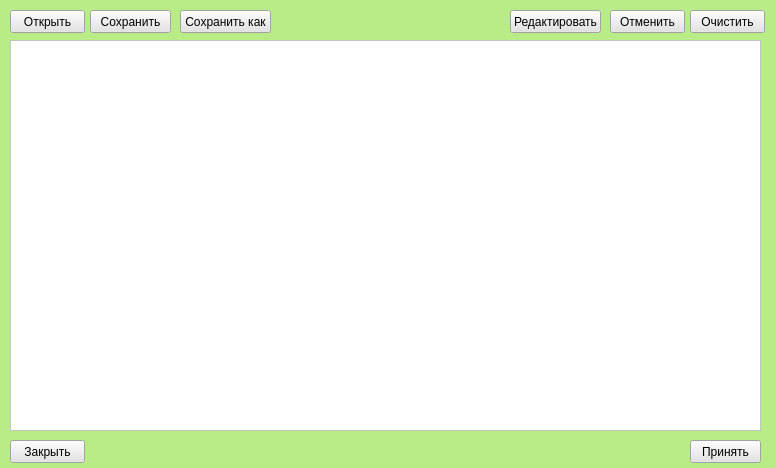
<?xml version="1.0" encoding="UTF-8"?>
<ui version="4.0">
 <class>Form</class>
 <widget class="QWidget" name="Form">
  <property name="geometry">
   <rect>
    <x>0</x>
    <y>0</y>
    <width>776</width>
    <height>468</height>
   </rect>
  </property>
  <property name="windowTitle">
   <string>Form</string>
  </property>
  <property name="styleSheet">
   <string notr="true">background-color: #B9EC87;</string>
  </property>
  <widget class="QPushButton" name="pushButton">
   <property name="geometry">
    <rect>
     <x>690</x>
     <y>440</y>
     <width>71</width>
     <height>23</height>
    </rect>
   </property>
   <property name="styleSheet">
    <string notr="true">background-color: #E3E3E3;</string>
   </property>
   <property name="text">
    <string>Принять</string>
   </property>
  </widget>
  <widget class="QPushButton" name="pushButton_2">
   <property name="geometry">
    <rect>
     <x>10</x>
     <y>440</y>
     <width>75</width>
     <height>23</height>
    </rect>
   </property>
   <property name="styleSheet">
    <string notr="true">background-color: #E3E3E3;</string>
   </property>
   <property name="text">
    <string>Закрыть</string>
   </property>
  </widget>
  <widget class="QTextEdit" name="textEdit">
   <property name="geometry">
    <rect>
     <x>10</x>
     <y>40</y>
     <width>751</width>
     <height>391</height>
    </rect>
   </property>
   <property name="styleSheet">
    <string notr="true">background-color: WHITE;</string>
   </property>
  </widget>
  <widget class="QPushButton" name="pushButton_3">
   <property name="geometry">
    <rect>
     <x>90</x>
     <y>10</y>
     <width>81</width>
     <height>23</height>
    </rect>
   </property>
   <property name="styleSheet">
    <string notr="true">background-color: #E3E3E3;</string>
   </property>
   <property name="text">
    <string>Сохранить</string>
   </property>
  </widget>
  <widget class="QPushButton" name="pushButton_5">
   <property name="geometry">
    <rect>
     <x>10</x>
     <y>10</y>
     <width>75</width>
     <height>23</height>
    </rect>
   </property>
   <property name="styleSheet">
    <string notr="true">background-color: #E3E3E3;</string>
   </property>
   <property name="text">
    <string>Открыть</string>
   </property>
  </widget>
  <widget class="QPushButton" name="pushButton_4">
   <property name="geometry">
    <rect>
     <x>690</x>
     <y>10</y>
     <width>75</width>
     <height>23</height>
    </rect>
   </property>
   <property name="styleSheet">
    <string notr="true">background-color: #E3E3E3;</string>
   </property>
   <property name="text">
    <string>Очистить</string>
   </property>
  </widget>
  <widget class="QPushButton" name="pushButton_6">
   <property name="geometry">
    <rect>
     <x>510</x>
     <y>10</y>
     <width>91</width>
     <height>23</height>
    </rect>
   </property>
   <property name="styleSheet">
    <string notr="true">background-color: #E3E3E3;</string>
   </property>
   <property name="text">
    <string>Редактировать</string>
   </property>
  </widget>
  <widget class="QPushButton" name="pushButton_7">
   <property name="geometry">
    <rect>
     <x>610</x>
     <y>10</y>
     <width>75</width>
     <height>23</height>
    </rect>
   </property>
   <property name="styleSheet">
    <string notr="true">background-color: #E3E3E3;</string>
   </property>
   <property name="text">
    <string>Отменить</string>
   </property>
  </widget>
  <widget class="QPushButton" name="pushButton_8">
   <property name="geometry">
    <rect>
     <x>180</x>
     <y>10</y>
     <width>91</width>
     <height>23</height>
    </rect>
   </property>
   <property name="styleSheet">
    <string notr="true">background-color: #E3E3E3;</string>
   </property>
   <property name="text">
    <string>Сохранить как</string>
   </property>
  </widget>
 </widget>
 <resources/>
 <connections/>
</ui>
